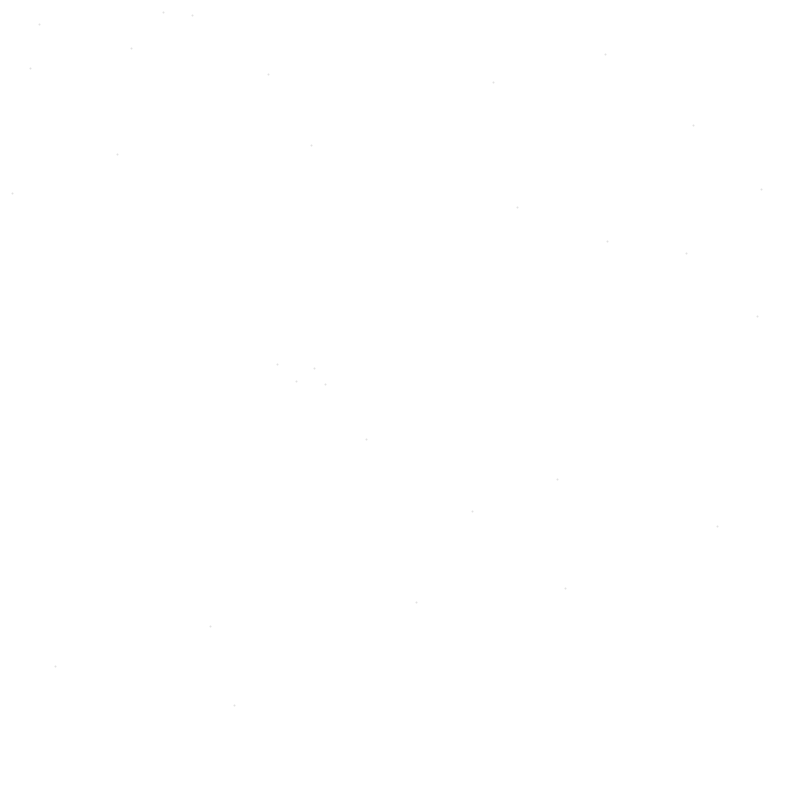
Frame 1 (no input)
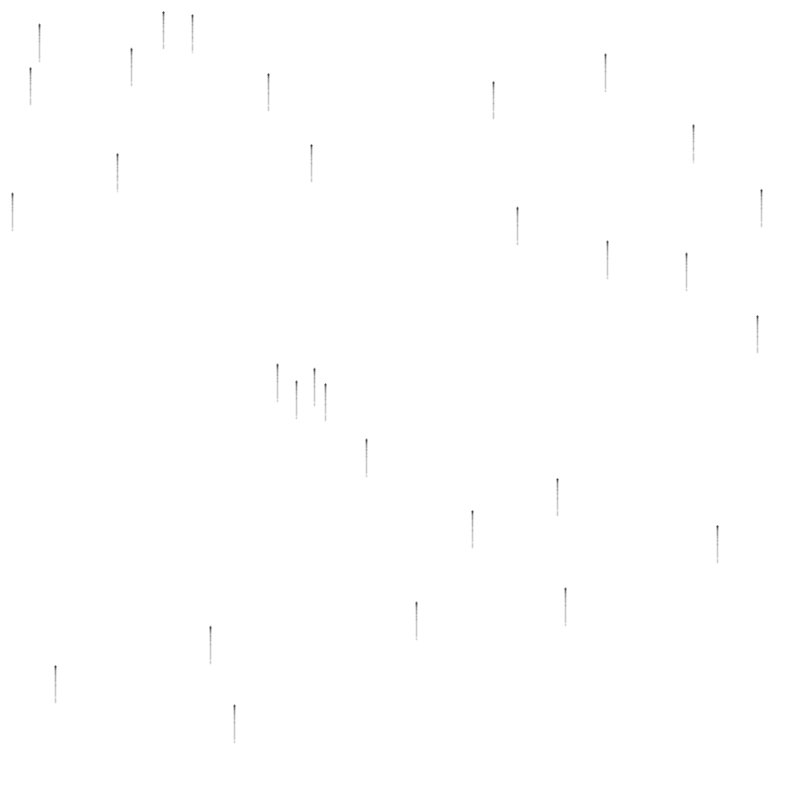
Frame 60 (the mouse pressed at the canvas centre just before this capture)
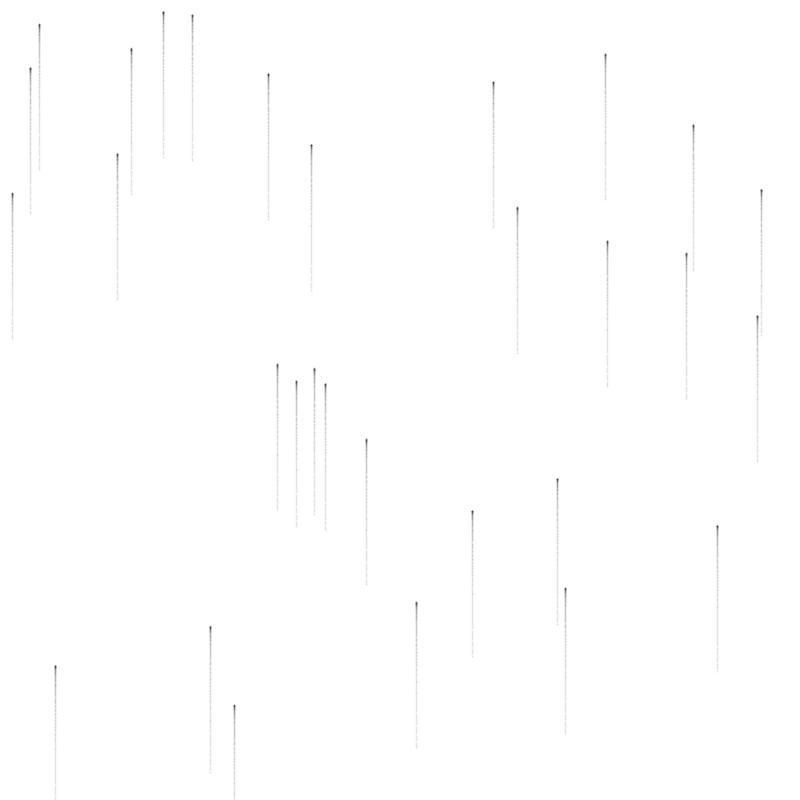
Frame 120 (the mouse held since frame 60 and released just before this capture)

The Processing sketch that drew these frames (run headless with seeded random() and noise(); from frame 60 on, the mouse is pressed at the canvas centre):

// Processing sketch: procgen_particulas
// ── procgen_particulas.pde
Particula[] particulas;
int nParts;


void setup() {

  size (800, 800);
  background(255);

  particulas = new Particula[30];
  
  //@2
  //particulas = new Particula[300];
  
  //@3
  //particulas = new Particula[800];

  //@4
  //particulas = new Particula[5000];

  //@4.1
  //particulas = new Particula[500];

  //@5
  //particulas = new Particula[5000];
  
  nParts= particulas.length;
  
  for (int f = 0; f < nParts; f++) {
    particulas[f] = new Particula((float)f/nParts);
  }
}

void draw() {

  /*for (int f = 0; f < particulas.length; f++) {
    for (int g = f+1; g < particulas.length; g++) {
      particulas[f].updateForce(particulas[g]);
      particulas[g].updateForce(particulas[f]);
    }
  }*/

  for (int f = 0; f < particulas.length; f++) {
    particulas[f].update();
    particulas[f].draw();
  }
}

// ── Particula.pde
class Particula {

  PVector pos, vel, acc;

  Particula(float index) {
    
    pos = new PVector(random(width), random(height));
    vel = PVector.random2D().mult(0);
    acc = new PVector(0, 0.02);
    
    //@2 Número de partículas
    //pos = new PVector(width*index, random(height));
    
    //@3 Número de partículas
    //pos = new PVector(width*index*0.8+width*0.1, random(height));
    
    //@4  Número de partículas

    //@4.1  Número de partículas
    //acc = new PVector(0, 0.008);
    
    //@5 Número de partículas
    //pos = PVector.fromAngle(TWO_PI*index).setMag(150).add(width/2,200);

    //@6
    //vel = PVector.random2D();
    
    //@7 en el método draw()

    //@8
    //vel = PVector.fromAngle(TWO_PI*index);
    
    //@9
    //vel = PVector.fromAngle(TWO_PI*index*4);

    //@10
    //acc = PVector.random2D().setMag(0.0);

    //@11
    //acc = PVector.random2D().setMag(0.02);
    //pos = PVector.fromAngle(TWO_PI*index).setMag(150).add(width/2,height/2);
   
    //@12 8.0
    //acc = PVector.fromAngle(TWO_PI*index*1.0).setMag(0.02);

    //@13 
    //acc = PVector.fromAngle(TWO_PI*index*1.0).setMag(sin(TWO_PI*index*2)/20);

}

  void update() {
    vel.add(acc);
    pos.add(vel);
  }

  void updateForce(Particula p2) {

    PVector dir = PVector.sub(p2.pos, pos);
    float dsquared = dir.magSq();
    float force = 1/dsquared;

    if (force > 5) {
      force = 5;
    }
    acc.add(dir.mult(force));
  }


  void draw() {


    //aceleración
    strokeWeight(1);
    stroke(50, 50, 255, 130);
    //line(pos.x, pos.y, pos.x+acc.x*150, pos.y+acc.y*150);

    //velocidad
    stroke(0, 200, 0, 30);
    //line(pos.x, pos.y, pos.x+vel.x*10, pos.y+vel.y*10);

    //posición
    strokeWeight(2);
    stroke(0, 30);

    //@4.1
    //strokeWeight(15);
    //stroke(0, 5);
    
    
    //@7
    //stroke(0, 5);
    
    point(pos.x, pos.y);

    //acc.mult(0);
  }
}
